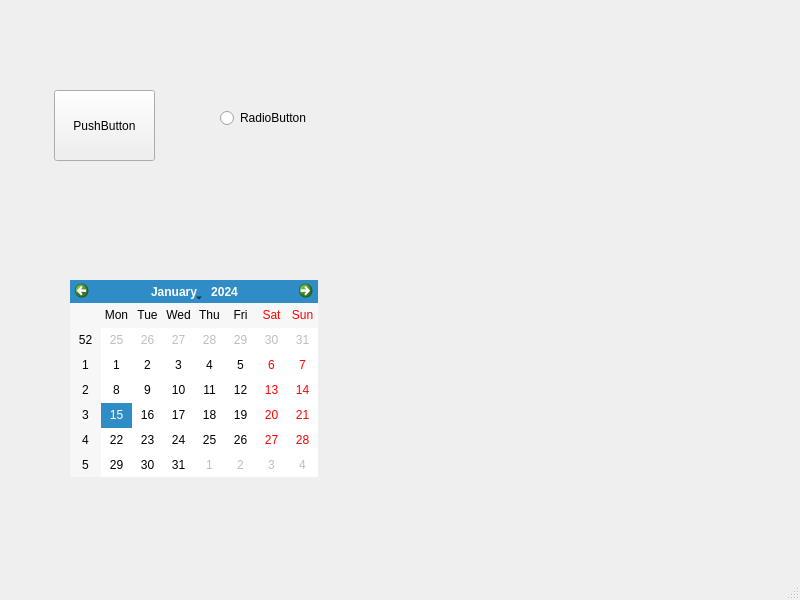
<?xml version="1.0" encoding="UTF-8"?>
<ui version="4.0">
 <class>MainWindow</class>
 <widget class="QMainWindow" name="MainWindow">
  <property name="geometry">
   <rect>
    <x>0</x>
    <y>0</y>
    <width>800</width>
    <height>600</height>
   </rect>
  </property>
  <property name="windowTitle">
   <string>MainWindow</string>
  </property>
  <widget class="QWidget" name="centralwidget">
   <widget class="QPushButton" name="pushButton">
    <property name="geometry">
     <rect>
      <x>54</x>
      <y>90</y>
      <width>101</width>
      <height>71</height>
     </rect>
    </property>
    <property name="text">
     <string>PushButton</string>
    </property>
   </widget>
   <widget class="QRadioButton" name="radioButton">
    <property name="geometry">
     <rect>
      <x>220</x>
      <y>110</y>
      <width>89</width>
      <height>16</height>
     </rect>
    </property>
    <property name="text">
     <string>RadioButton</string>
    </property>
   </widget>
   <widget class="QCalendarWidget" name="calendarWidget">
    <property name="geometry">
     <rect>
      <x>70</x>
      <y>280</y>
      <width>248</width>
      <height>197</height>
     </rect>
    </property>
   </widget>
  </widget>
  <widget class="QMenuBar" name="menubar">
   <property name="geometry">
    <rect>
     <x>0</x>
     <y>0</y>
     <width>800</width>
     <height>23</height>
    </rect>
   </property>
  </widget>
  <widget class="QStatusBar" name="statusbar"/>
 </widget>
 <resources/>
 <connections/>
</ui>
